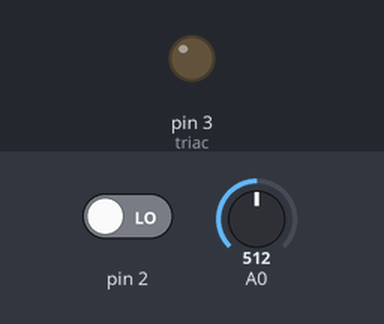
Bench run of a sketch on a simulated Arduino Uno, built with avr-gcc and run on an emulated ATmega328P. Shown: output pins drawn as LEDs (lit = HIGH). The inputs (shaded band) are chosen by the test bench; at power-on: pin 2 LOW, A0 = 512.

Above: at 1.2 s.
1.3 s: pin 2 driven HIGH
At 2.4 s:
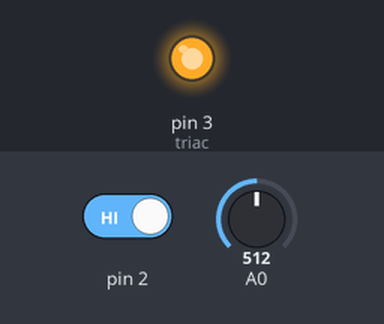
Timing chart, 0 to 4.3 s (numbered marks = the images above; inputs shaded):
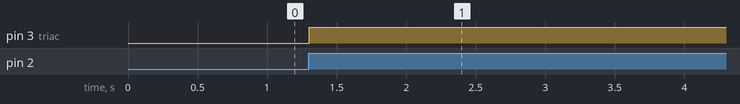

The sketch:

ControlDeDisparo.ino
```cpp
#include <TimerOne.h>
volatile int i=0;
volatile boolean cruce_cero=0;
int dim;
int T_int=100;

#define triac 3

void setup(){
  pinMode(triac,OUTPUT);
  attachInterrupt(0,deteccion_cruceCero,RISING);
  Timer1.initialize(T_int);
  Timer1.attachInterrupt(Dimer);
}

void deteccion_cruceCero(){
  cruce_cero=true;
  i=0;
  digitalWrite(triac,LOW);
}

void Dimer(){
  if(cruce_cero==true){
    if(i>=dim){
    digitalWrite(triac,HIGH);
    }else{
    i++;
    }
  }
}

void loop(){
  dim=map(analogRead(A0),0,1023,0,83);
}
```

Measured:
- after the input at 1.3 s, pin 3 (triac): LOW → HIGH at once
